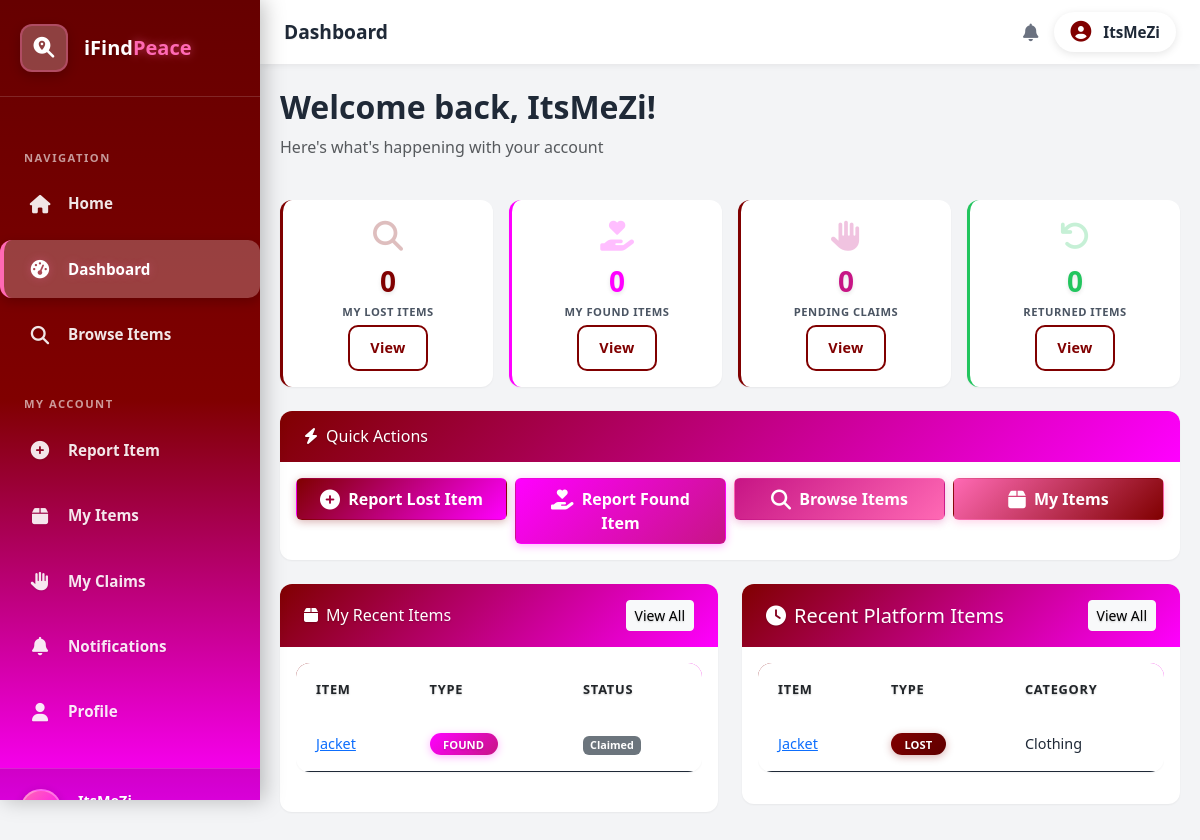
Page /dashboard.php (signed in) on the committed database.
### tables this page shows
CREATE TABLE `items` (
  `item_id` int(11) NOT NULL,
  `user_id` int(11) NOT NULL,
  `category_id` int(11) NOT NULL,
  `item_name` varchar(200) NOT NULL,
  `item_type` enum('lost','found') NOT NULL,
  `description` text NOT NULL,
  `location_found` varchar(200) DEFAULT NULL,
  `location_lost` varchar(200) DEFAULT NULL,
  `date_found` date DEFAULT NULL,
  `date_lost` date DEFAULT NULL,
  `image_path` varchar(255) DEFAULT NULL,
  `color` varchar(50) DEFAULT NULL,
  `brand` varchar(100) DEFAULT NULL,
  `status` enum('pending','claimed','returned','donated','expired') DEFAULT 'pending',
  `is_verified` tinyint(1) DEFAULT 0,
  `view_count` int(11) DEFAULT 0,
  `created_at` timestamp NOT NULL DEFAULT current_timestamp(),
  `updated_at` timestamp NOT NULL DEFAULT current_timestamp() ON UPDATE current_timestamp()
);

CREATE TABLE `categories` (
  `category_id` int(11) NOT NULL,
  `category_name` varchar(50) NOT NULL,
  `category_description` text DEFAULT NULL,
  `icon` varchar(50) DEFAULT NULL,
  `created_at` timestamp NOT NULL DEFAULT current_timestamp()
);

### dashboard.php (the view, shortened to what this page needs)
<?php
$conn = getDBConnection();
$user_id = $_SESSION['user_id'];
$stats_query = "SELECT
                (SELECT COUNT(*) FROM items WHERE user_id = ? AND item_type = 'lost' AND status = 'pending') as my_lost,
                (SELECT COUNT(*) FROM items WHERE user_id = ? AND item_type = 'found' AND status = 'pending') as my_found,
                (SELECT COUNT(*) FROM claims WHERE user_id = ? AND claim_status = 'pending') as pending_claims,
                (SELECT COUNT(*) FROM claims WHERE user_id = ? AND claim_status = 'approved') as approved_claims,
                (SELECT COUNT(*) FROM items WHERE user_id = ? AND status = 'returned') as returned_items";
$stmt = $conn->prepare($stats_query);
$stmt->bind_param("iiiii", $user_id, $user_id, $user_id, $user_id, $user_id);
$stmt->execute();
$stats = $stmt->get_result()->fetch_assoc();
$recent_items_query = "SELECT i.*, c.category_name
                      FROM items i
                      JOIN categories c ON i.category_id = c.category_id
                      WHERE i.status = 'pending'
                      ORDER BY i.created_at DESC
                      LIMIT 6";
$recent_items = $conn->query($recent_items_query);
$my_items_query = "SELECT i.*, c.category_name
                  FROM items i
                  JOIN categories c ON i.category_id = c.category_id
                  WHERE i.user_id = ?
                  ORDER BY i.created_at DESC
                  LIMIT 4";
$stmt = $conn->prepare($my_items_query);
$stmt->bind_param("i", $user_id);
$stmt->execute();
$my_items = $stmt->get_result();
?>
<!DOCTYPE html>
<html lang="en">
<head>
    <link href="https://cdn.jsdelivr.net/npm/bootstrap@5.3.0/dist/css/bootstrap.min.css" rel="stylesheet">
    <link href="https://cdnjs.cloudflare.com/ajax/libs/font-awesome/6.4.0/css/all.min.css" rel="stylesheet">
    <link href="assets/css/style.css" rel="stylesheet">
    <link href="assets/css/sidebar.css" rel="stylesheet">
</head>
<body class="sidebar-layout">
    <?php include 'includes/sidebar.php'; ?>
    <div class="main-content">
        <div class="topbar">
            <div class="topbar-left">
                <span class="topbar-title">Dashboard</span>
            </div>
            <div class="topbar-right">
                <a href="notifications.php" class="topbar-bell">
                    <i class="fas fa-bell"></i>
                </a>
                <div class="topbar-user">
                    <i class="fas fa-user-circle"></i>
                    <?php echo htmlspecialchars($_SESSION['full_name']); ?>
                </div>
            </div>
        </div>
        <div class="page-content">
        <div class="row mb-4">
            <div class="col-12">
                <h2 class="fw-bold">Welcome back, <?php echo htmlspecialchars($_SESSION['full_name']); ?>!</h2>
                <p class="text-muted">Here's what's happening with your account</p>
            </div>
        </div>
        <div class="row g-3 mb-4">
            <div class="col-md-3">
                <div class="stat-card text-center">
                    <div class="stat-icon mb-1">
                        <i class="fas fa-search fa-lg" style="color: #800000;"></i>
                    </div>
                    <div class="stat-number" style="color: #800000;"><?php echo $stats['my_lost']; ?></div>
                    <div class="stat-label">My Lost Items</div>
                    <a href="my-items.php?type=lost" class="btn btn-sm btn-outline-primary mt-1">View</a>
                </div>
            </div>
            <div class="col-md-3">
                <div class="stat-card success text-center">
                    <div class="stat-icon mb-1">
                        <i class="fas fa-hand-holding-heart fa-lg" style="color: #ff00ff;"></i>
                    </div>
                    <div class="stat-number" style="color: #ff00ff;"><?php echo $stats['my_found']; ?></div>
                    <div class="stat-label">My Found Items</div>
                    <a href="my-items.php?type=found" class="btn btn-sm btn-outline-primary mt-1">View</a>
                </div>
            </div>
            <div class="col-md-3">
                <div class="stat-card text-center">
                    <div class="stat-icon mb-1">
                        <i class="fas fa-hand-paper fa-lg" style="color: #c71585;"></i>
                    </div>
                    <div class="stat-number" style="color: #c71585;"><?php echo $stats['pending_claims']; ?></div>
                    <div class="stat-label">Pending Claims</div>
                    <a href="my-claims.php" class="btn btn-sm btn-outline-primary mt-1">View</a>
                </div>
            </div>
            <div class="col-md-3">
                <div class="stat-card text-center" style="border-left-color: #22c55e;">
                    <div class="stat-icon mb-1">
                        <i class="fas fa-undo fa-lg" style="color: #22c55e;"></i>
                    </div>
                    <div class="stat-number" style="color: #22c55e;"><?php echo $stats['returned_items']; ?></div>
                    <div class="stat-label">Returned Items</div>
                    <a href="my-items.php?status=returned" class="btn btn-sm btn-outline-primary mt-1">View</a>
                </div>
            </div>
        </div>
        <div class="row mb-4">
            <div class="col-12">
                <div class="card">
                    <div class="card-header">
                        <h6 class="mb-0"><i class="fas fa-bolt me-2"></i>Quick Actions</h6>
                    </div>
                    <div class="card-body">
                        <div class="row g-2">
                            <div class="col-md-3">
                                <a href="report.php" class="btn w-100 py-2" style="background: linear-gradient(135deg, #800000 0%, #ff00ff 100%); color: white; font-weight: 700; padding: 0.625rem 1.25rem; box-shadow: 0 2px 8px rgba(128,0,0,0.3);">
                                    <i class="fas fa-plus-circle fa-lg me-1"></i>
                                    Report Lost Item
                                </a>
                            </div>
                            <div class="col-md-3">
                                <a href="report.php?type=found" class="btn w-100 py-2" style="background: linear-gradient(135deg, #ff00ff 0%, #c71585 100%); color: white; font-weight: 700; padding: 0.625rem 1.25rem; box-shadow: 0 2px 8px rgba(255,0,255,0.3);">
                                    <i class="fas fa-hand-holding-heart fa-lg me-1"></i>
                                    Report Found Item
                                </a>
                            </div>
                            <div class="col-md-3">
                                <a href="items.php" class="btn w-100 py-2" style="background: linear-gradient(135deg, #c71585 0%, #ff69b4 100%); color: white; font-weight: 700; padding: 0.625rem 1.25rem; box-shadow: 0 2px 8px rgba(199,21,133,0.3);">
                                    <i class="fas fa-search fa-lg me-1"></i>
                                    Browse Items
                                </a>
                            </div>
                            <div class="col-md-3">
                                <a href="my-items.php" class="btn w-100 py-2" style="background: linear-gradient(135deg, #ff69b4 0%, #800000 100%); color: white; font-weight: 700; padding: 0.625rem 1.25rem; box-shadow: 0 2px 8px rgba(255,105,180,0.3);">
                                    <i class="fas fa-box fa-lg me-1"></i>
                                    My Items
                                </a>
                            </div>
                        </div>
                    </div>
                </div>
            </div>
        </div>
        <div class="row">
            <div class="col-lg-6 mb-3">
                <div class="card h-100">
                    <div class="card-header d-flex justify-content-between align-items-center">
                        <h6 class="mb-0"><i class="fas fa-box me-2"></i>My Recent Items</h6>
                        <a href="my-items.php" class="btn btn-sm btn-light">View All</a>
                    </div>
                    <div class="card-body">
                        <?php if ($my_items->num_rows > 0): ?>
                            <div class="table-responsive">
                                <table class="table table-hover">
                                    <thead>
                                        <tr>
                                            <th>Item</th>
                                            <th>Type</th>
                                            <th>Status</th>
                                        </tr>
                                    </thead>
                                    <tbody>
                                        <?php while ($item = $my_items->fetch_assoc()): ?>
                                            <tr>
                                                <td>
                                                    <a href="item-details.php?id=<?php echo $item['item_id']; ?>">
                                                        <?php echo htmlspecialchars($item['item_name']); ?>
                                                    </a>
                                                </td>
                                                <td>
                                                    <span class="badge <?php echo $item['item_type'] == 'lost' ? 'badge-lost' : 'badge-found'; ?>">
                                                        <?php echo strtoupper($item['item_type']); ?>
                                                    </span>
                                                </td>
                                                <td>
                                                    <span class="badge bg-secondary"><?php echo ucfirst($item['status']); ?></span>
                                                </td>
                                            </tr>
                                        <?php endwhile; ?>
                                    </tbody>
                                </table>
                            </div>
                        <?php endif; ?>
                    </div>
                </div>
            </div>
            <div class="col-lg-6 mb-4">
                <div class="card h-100">
                    <div class="card-header d-flex justify-content-between align-items-center">
                        <h5 class="mb-0"><i class="fas fa-clock me-2"></i>Recent Platform Items</h5>
                        <a href="items.php" class="btn btn-sm btn-light">View All</a>
                    </div>
                    <div class="card-body">
                        <?php if ($recent_items->num_rows > 0): ?>
                            <div class="table-responsive">
                                <table class="table table-hover">
                                    <thead>
                                        <tr>
                                            <th>Item</th>
                                            <th>Type</th>
                                            <th>Category</th>
                                        </tr>
                                    </thead>
                                    <tbody>
                                        <?php while ($item = $recent_items->fetch_assoc()): ?>
                                            <tr>
                                                <td>
                                                    <a href="item-details.php?id=<?php echo $item['item_id']; ?>">
                                                        <?php echo htmlspecialchars($item['item_name']); ?>
                                                    </a>
                                                </td>
                                                <td>
                                                    <span class="badge <?php echo $item['item_type'] == 'lost' ? 'badge-lost' : 'badge-found'; ?>">
                                                        <?php echo strtoupper($item['item_type']); ?>
                                                    </span>
                                                </td>
                                                <td><?php echo htmlspecialchars($item['category_name']); ?></td>
                                            </tr>
                                        <?php endwhile; ?>
                                    </tbody>
                                </table>
                            </div>
                        <?php endif; ?>
                    </div>
                </div>
            </div>
        </div>
        </div>
    </div>
</body>
</html>

### rows in the picture
items: item_name "Jacket", item_type "FOUND", status "Claimed"
items: item_name "Jacket", item_type "LOST", category.category_name "Clothing"

### other values in the picture
$_SESSION['full_name'] "ItsMeZi"
$stats['my_lost'] "0"
$stats['my_found'] "0"
$stats['pending_claims'] "0"
$stats['returned_items'] "0"
